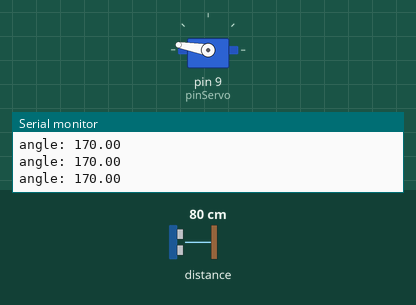
Simulated run of this program. Board: Arduino Uno, built with avr-gcc and run on an emulated ATmega328P. Shown: servo, the last lines printed to the serial monitor. The inputs (shaded band) are chosen by the test bench; at power-on: distance to the obstacle 80 cm.

Above: at 1.2 s.
1.3 s: distance to the obstacle set to 2 cm
At 2.7 s:
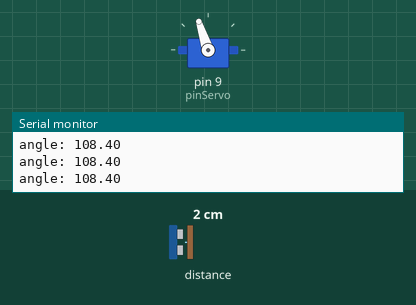
3.0 s: distance to the obstacle set to 9 cm
At 3.17 s:
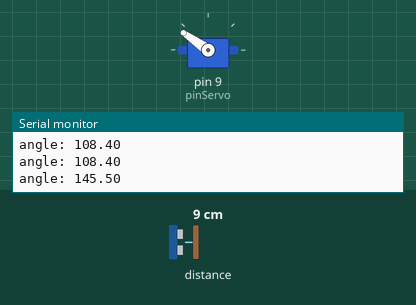
4.7 s: distance to the obstacle set to 18 cm
At 5.9 s:
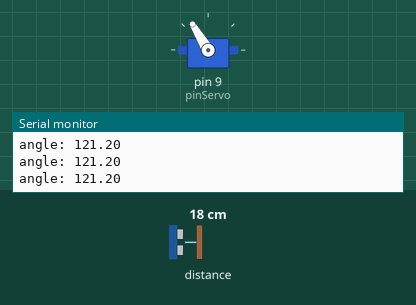
6.3 s: distance to the obstacle set to 120 cm
At 7.2 s:
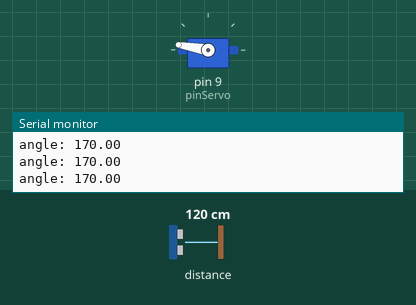
Timing chart, 0 to 8.8 s (numbered marks = the images above; inputs shaded):
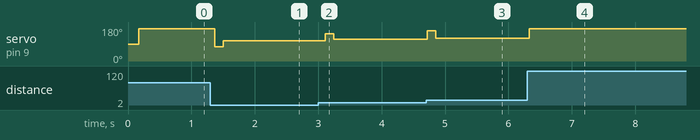

The program:

main.cpp
```cpp
/*
----------------------------------------------------------
  Ball and Beam Control - Controlador Digital Discreto
                      UNLP
----------------------------------------------------------
*/

#include <Wire.h>
#include <VL53L0X.h>
#include <Servo.h>
#include <PID_v1.h>

// ------------------ Servo ------------------
Servo servoMotor;
const int pinServo = 9;
const float offset = 120.0;
const float servoMin = 75.0;
const float servoMax = 170.0;

// ------------------ Sensor ------------------
VL53L0X sensor;

// ------------------ PID ------------------
float Kp = 0.8;                                                   //Initial Proportional Gain 2.05
float Ki = 0;                                                      //Initial Integral Gain
float Kd = 0.45;                                                    //Intitial Derivative Gain 0.85
double Setpoint, Input, Output, ServoOutput;

PID myPID(&Input, &Output, &Setpoint, Kp, Ki, Kd, DIRECT);           //Initialize PID object, which is in the class PID.
Servo myServo;                                                       //Initialize Servo.

// ------------------ Setup ------------------
void setup() {
    Serial.begin(9600);
    Wire.begin();
    sensor.setTimeout(500);

    if (!sensor.init()) {
        Serial.println("Sensor no detectado!");
        while (1);
    }

    sensor.setMeasurementTimingBudget(20000);
    sensor.startContinuous();

    Input = sensor.readRangeContinuousMillimeters() / 10.0;

    servoMotor.attach(pinServo);

    myPID.SetMode(AUTOMATIC);
    myPID.SetOutputLimits(-50, 50);  // grados desde el offset
}

// ------------------ Loop ------------------
void loop() {

    delay(100);
    Setpoint = 16.5;
    Input = sensor.readRangeContinuousMillimeters() / 10.0;

    myPID.Compute();                                                   //computes Output in range of -80 to 80 degrees

    ServoOutput=120-Output;                                            // 102 degrees is my horizontal

    if (ServoOutput > servoMax) ServoOutput = servoMax;
    if (ServoOutput < servoMin) ServoOutput = servoMin;
    servoMotor.write(ServoOutput);                                        //Writes value of Output to servo
    Serial.print("angle: ");
    Serial.println(ServoOutput);

}
```

Measured:
- after the input at 1.3 s, servo on pin 9 (pinServo): 170° → 75° after 0.07 s, → 108° 0.13 s later
- after the input at 3.0 s, servo on pin 9 (pinServo): 108° → 145° after 0.11 s, → 114° 0.13 s later
- after the input at 4.7 s, servo on pin 9 (pinServo): 114° → 161° at once, → 121° 0.13 s later
- after the input at 6.3 s, servo on pin 9 (pinServo): 121° → 170° at once
